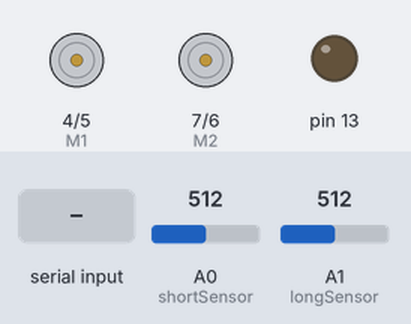
A sketch run on a simulated Arduino Uno, built with avr-gcc and run on an emulated ATmega328P. On the bench: direction and speed pins drawn as motors (green arrow = direction pin HIGH = forward, orange = LOW = backward, longer = more drive), output pins drawn as LEDs (lit = HIGH). The inputs (shaded band) are chosen by the test bench; at power-on: A0 (shortSensor) = 512, A1 (longSensor) = 512. What the sketch prints to the serial monitor is not drawn.

Above: at 1.2 s.
1.3 s: "r\n" received over Serial
3.2 s: "w90\n" received over Serial
At 3.8 s:
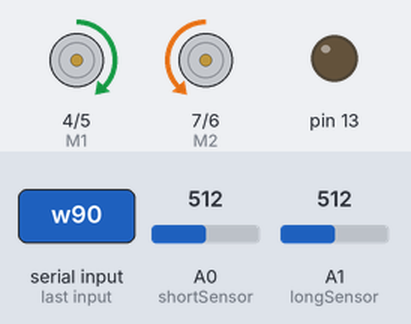
4.9 s: "a90\n" received over Serial
At 6.3 s:
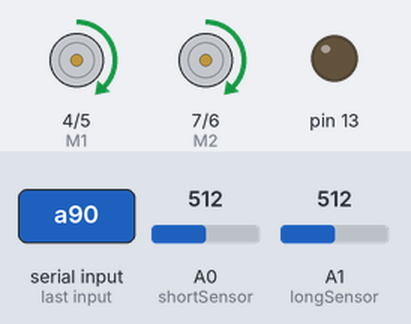
6.6 s: "a,45\n" received over Serial
At 8.0 s:
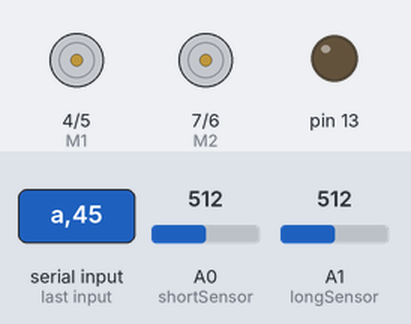
8.3 s: "d90\n" received over Serial
At 9.5 s:
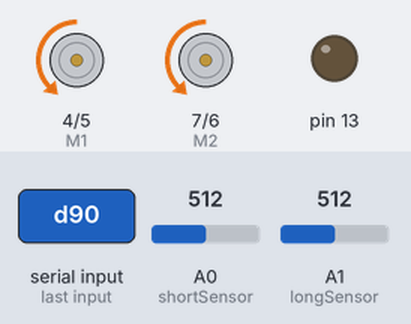
10.0 s: "s90\n" received over Serial
At 10.9 s:
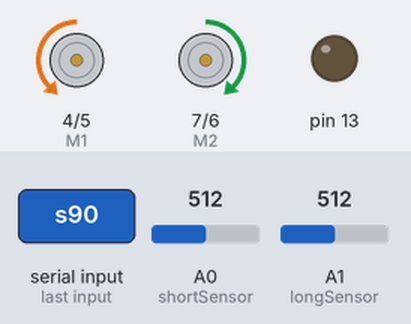
Timing chart, 0 to 12.7 s (numbered marks = the images above; inputs shaded):
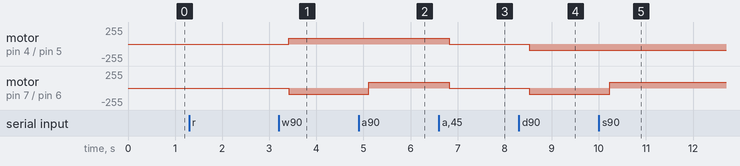

Measured:
- after the input at 3.2 s, motor on pin 4 (M1) / pin 5 (E1): stopped → forward 90/255 after 0.21 s; motor on pin 7 (M2) / pin 6 (E2): stopped → backward 90/255 after 0.21 s
- after the input at 4.9 s, motor on pin 7 (M2) / pin 6 (E2): backward 90/255 → forward 90/255 after 0.22 s
- after the input at 6.6 s, motor on pin 4 (M1) / pin 5 (E1), motor on pin 7 (M2) / pin 6 (E2): forward 90/255 → stopped after 0.22 s
- after the input at 8.3 s, motor on pin 4 (M1) / pin 5 (E1), motor on pin 7 (M2) / pin 6 (E2): stopped → backward 90/255 after 0.23 s
- after the input at 10.0 s, motor on pin 7 (M2) / pin 6 (E2): backward 90/255 → forward 90/255 after 0.23 s

The sketch:

motor_control_wSensors.ino
```cpp
int E1 = 5;     //M1 Speed Control
int E2 = 6;     //M2 Speed Control
int M1 = 4;    //M1 Direction Control
int M2 = 7;    //M1 Direction Control
#define shortSensor A0
#define longSensor A1
int sensorSValue, sensorLValue, cmS, cmL;

void setup() {
  int i;
  for (i = 4; i <= 7; i++) {
    pinMode(i, OUTPUT);
  }
  pinMode(A0, INPUT);
  pinMode(A1, INPUT);
  pinMode(13, OUTPUT);
  Serial.begin(115200);      //Set Baud Rate
  Serial.setTimeout(100);
  Serial.println("Start");

}
void advance(int a)         //Move forward
{
  analogWrite (E1, a);     //PWM Speed Control
  digitalWrite(M1, HIGH);
  analogWrite (E2, a);
  digitalWrite(M2, LOW);
}
void turn_L (int a)            //Turn Left
{
  analogWrite (E1, a);
  digitalWrite(M1, HIGH);
  analogWrite (E2, a);
  digitalWrite(M2, HIGH);
}
void turn_R (int a)            //Turn Right
{
  analogWrite (E1, a);
  digitalWrite(M1, LOW);
  analogWrite (E2, a);
  digitalWrite(M2, LOW);
}
void back_off (int a)         //Move backward
{
  analogWrite (E1, a);
  digitalWrite(M1, LOW);
  analogWrite (E2, a);
  digitalWrite(M2, HIGH);
}
void leftSpeed (int a)         //MChange speed on lef-side
{
  analogWrite (E2, a);
  digitalWrite(M2, LOW);
}
void rightSpeed (int a)         //MChange speed on lef-side
{
  analogWrite (E1, a);
  digitalWrite(M1, HIGH);
}
void shortSensorOutput()
{
  // read voltage of short sensor and convert to cm
  int in1 = analogRead(shortSensor);
  delay(100);
  int in2 = analogRead(shortSensor);
  delay(100);
  int in3 = analogRead(shortSensor);
  if ((abs(in2 - in1) <= 5) && (abs(in3 - in2) <= 5)) {
    sensorSValue = (in1 + in2 + in3) / 3;
  }
  cmS = pow((sensorSValue * 0.0048828125), -1) * 13;

}

void longSensorOutput()
{
  // read voltage of long sensor and convert to cm
  int in1 = analogRead(longSensor);
  delay(100);
  int in2 = analogRead(longSensor);
  delay(100);
  int in3 = analogRead(longSensor);
  if ((abs(in2 - in1) <= 5) && (abs(in3 - in2) <= 5)) {
    sensorLValue = (in1 + in2 + in3) / 3;
  }
  cmL = 10650.08 * pow(sensorLValue, -0.935) - 10;
}


void loop() {

  if (Serial.available() > 0) {
    String val = Serial.readStringUntil(' ');
    //Serial.println("Input:" + val);
    if (val.startsWith("w")) { // Move forward
      val.remove(0, 1);
      advance(val.toInt());
    } else if (val.startsWith("a")) { //Turn left
      val.remove(0, 1);
      turn_L(val.toInt());
    } else if (val.startsWith("d")) { //Turn right
      val.remove(0, 1);
      turn_R(val.toInt());
    } else if (val.startsWith("s")) { //Move backwards
      val.remove(0, 1);
      back_off(val.toInt());
    } else if (val.startsWith("l")) {
      val.remove(0, 1);
      leftSpeed(val.toInt());
    } else if (val.startsWith("r")) {
      val.remove(0, 1);
      rightSpeed(val.toInt());
    } else if(val.equals("vss")){
      Serial.println(cmS);
      //Serial.println(val);
    } else if(val.equals("vls")){
      Serial.println(cmL);
    } else{
       Serial.print("no commands: ");
       Serial.println(val);
    }
  } //end if
  //end loop
  // Continually update distance of short sensor
  shortSensorOutput();
  // Continually update distance of long sensor
  longSensorOutput();


}
```
